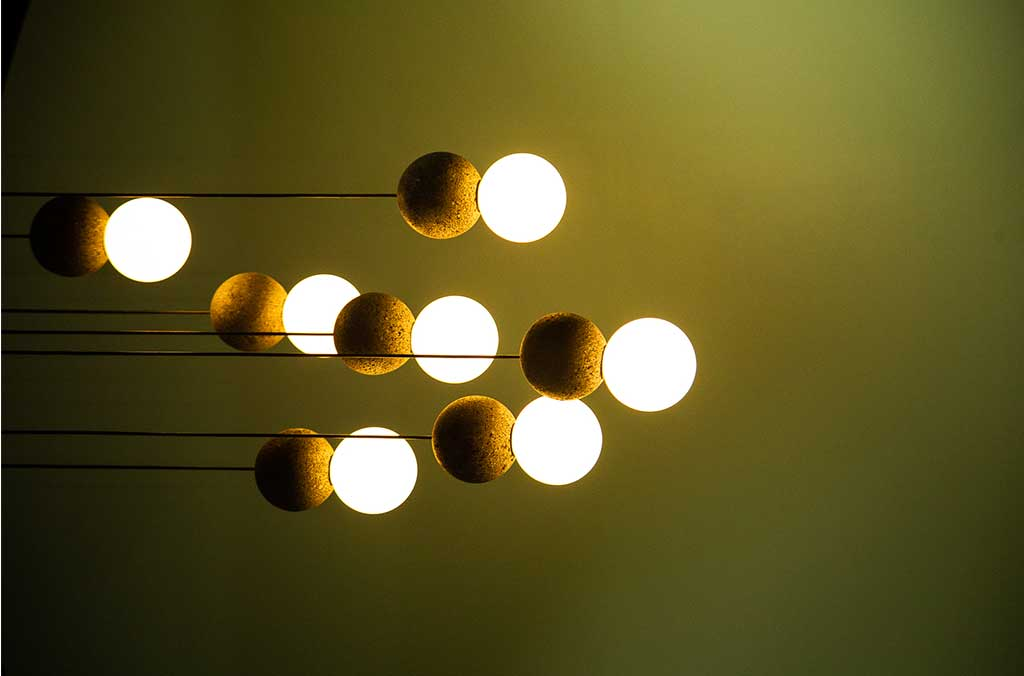
#> input picture Bordes y Hough/focos.jpg, 1024 x 676 px
$ python hough_curso.py
#> lines starting #> are read from the running program, lines starting #| are printed output that depends on the picture; after the words box and inside, x2 and y2 are one past the last pixel; in counts of white or black regions, pixels touching at a corner belong together
import cv2
import numpy as np

# Cargar la imagen
#imagen = cv2.imread("focos.jpg")
imagen = cv2.imread("focos.jpg")
#> imagen is the input picture: shape (676, 1024, 3); mean B, G, R 36.8, 86.9, 94

# Redimensionar la imagen (por ejemplo, a la mitad de su tamaño)
imagen_reducida = cv2.resize(imagen, (0, 0), fx=0.5, fy=0.5)

# Convertir la imagen reducida a escala de grises
imagen_gris = cv2.cvtColor(imagen_reducida, cv2.COLOR_BGR2GRAY)
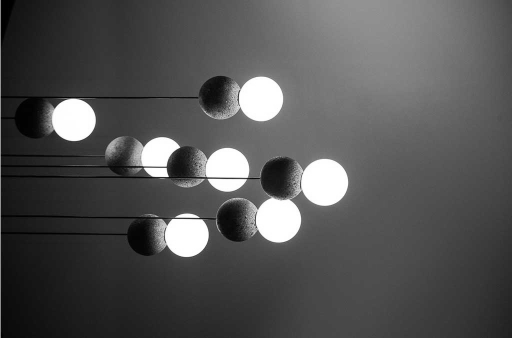
#> imagen_gris: shape (338, 512); min 0, max 255, mean 83.4

# Aplicar el filtro Canny para detectar bordes
bordes = cv2.Canny(imagen_gris,100, 200)
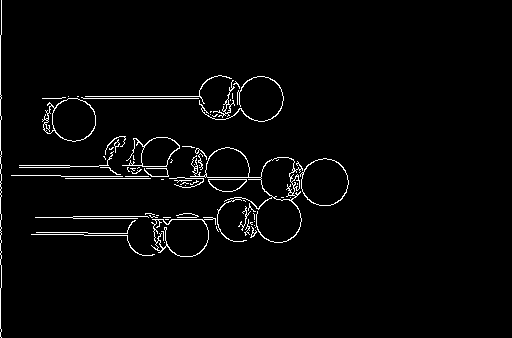
#> bordes: shape (338, 512); 2.5% white in thin lines or dots, all inside (x1, y1, x2, y2) = (0, 0, 349, 338)

# Aplicar la Transformada de Hough Probabilística para detectar líneas
lineas = cv2.HoughLinesP(bordes, rho=1, theta=np.pi/180, threshold=50, minLineLength=50, maxLineGap=100)
#> lineas = 16 rows, first 6: [0, 336, 0, 35], [1, 176, 347, 176], [1, 216, 301, 221], [1, 98, 283, 98], [1, 178, 347, 178], [1, 233, 291, 238]

# Dibujar las líneas detectadas en la imagen reducida
imagen_filtrada = imagen_reducida.copy()
if lineas is not None:
    for linea in lineas:
        x1, y1, x2, y2 = linea[0]
        cv2.line(imagen_filtrada, (x1, y1), (x2, y2), (0, 255, 0), 2)
#> this loop made 16 passes
#> (x1, y1, x2, y2) on passes 1 to 12: (0, 336, 0, 35), (1, 176, 347, 176), (1, 216, 301, 221), (1, 98, 283, 98), (1, 178, 347, 178), (1, 233, 291, 238), (1, 231, 294, 236), (68, 96, 283, 96), (1, 165, 341, 165), (106, 216, 301, 219), (1, 337, 1, 0), (11, 175, 347, 175)
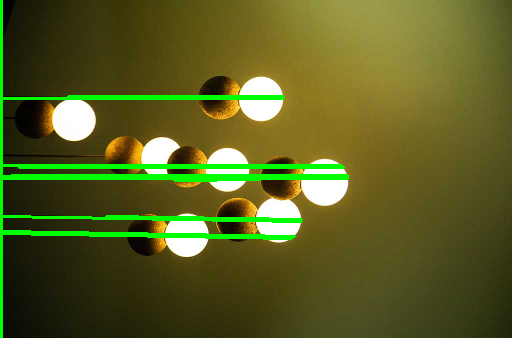
#> imagen_filtrada: shape (338, 512, 3); mean B, G, R 33.4, 95.3, 88.7

# Combinar la original y la filtrada lado a lado
combinada = np.hstack((imagen_reducida, imagen_filtrada))
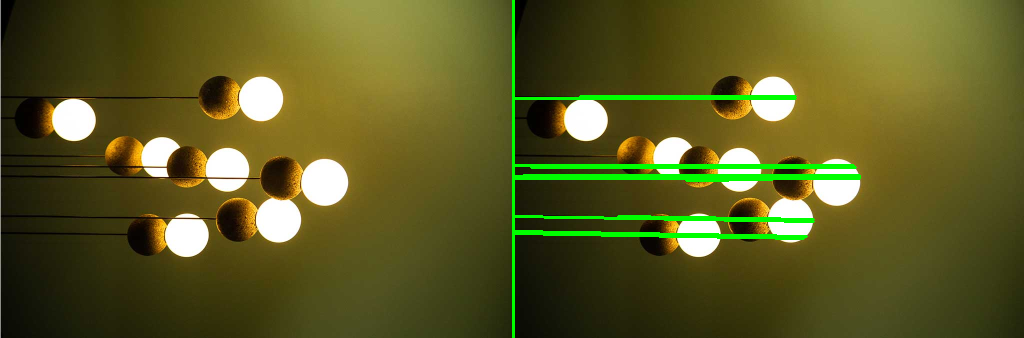
#> combinada: shape (338, 1024, 3); mean B, G, R 35.2, 91.1, 91.4

# Mostrar el resultado
cv2.imshow("Original y Filtrada", combinada)
cv2.waitKey(0)
cv2.destroyAllWindows()
